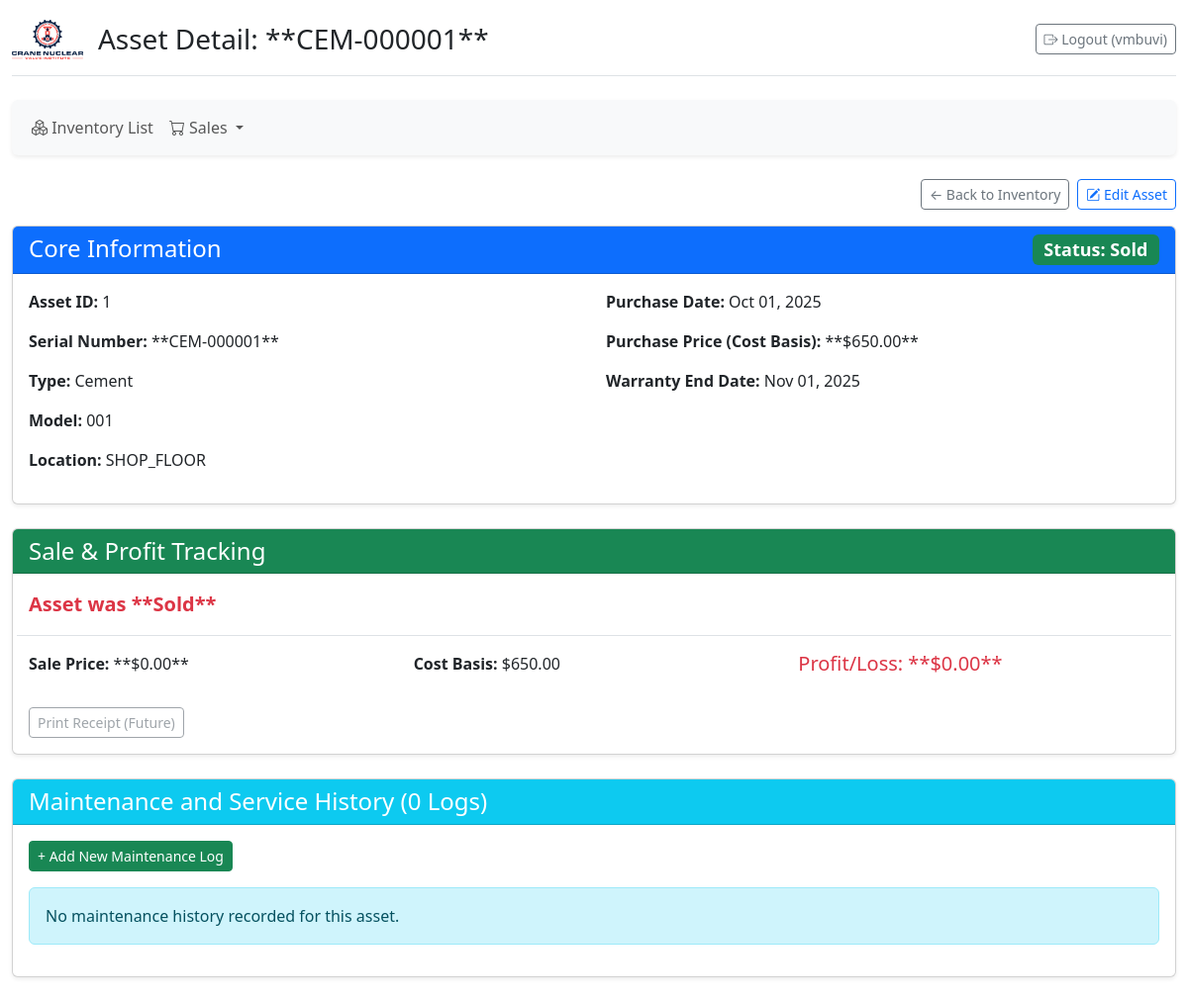
/asset/1/ (signed in), run on an earlier commit of the app's database.
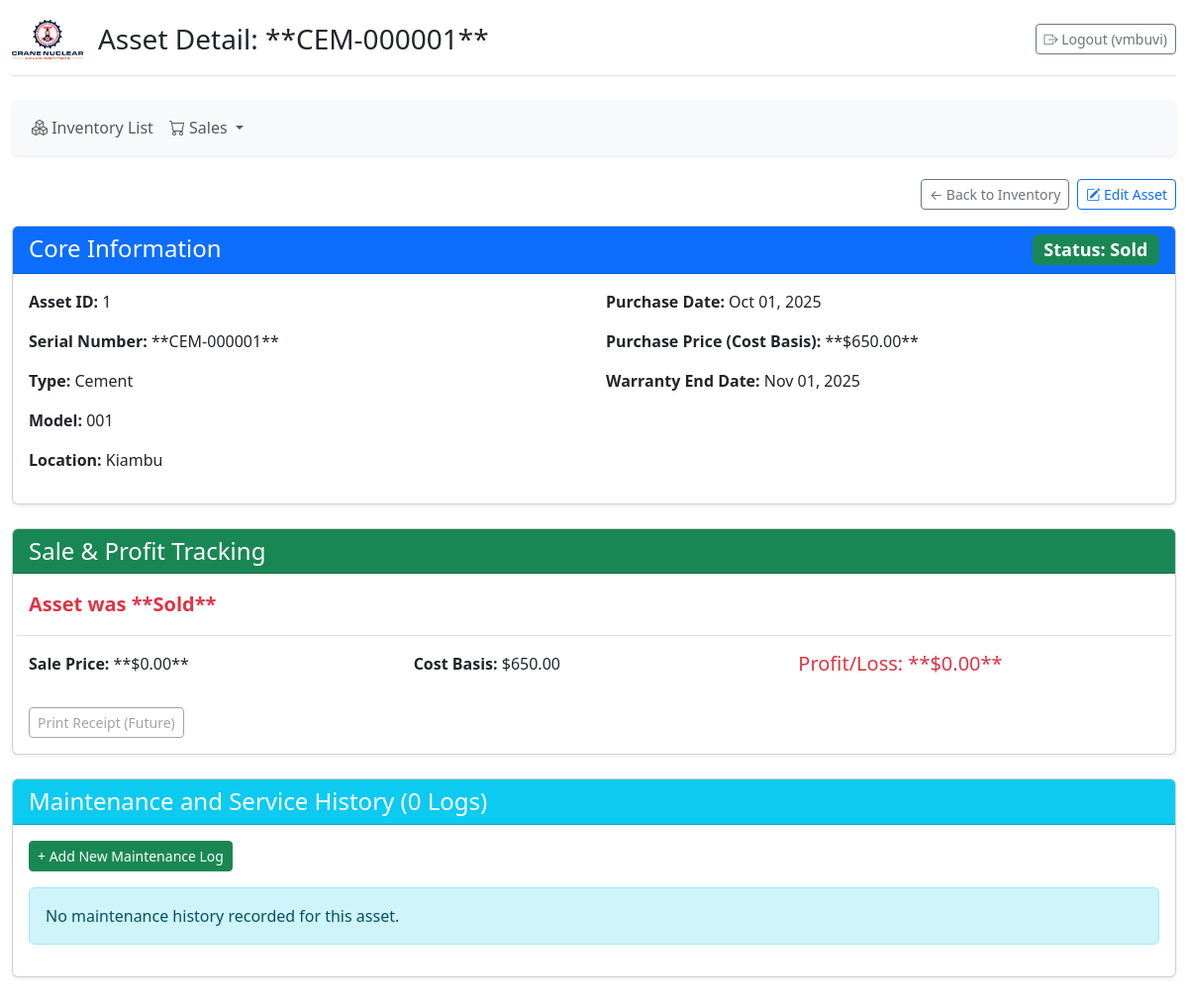
And on a later commit of the database.
### inventory/models.py (models this page shows, shortened)
class HardwareAsset(models.Model):
    LOCATION_CHOICES = (
        ('GITHURAI_45', 'Githurai 45'),
        ('KIRIGITI', 'Kirigiti'),
        ('KIAMBU', 'Kiambu'),
    )
    STATUS_CHOICES = [
        ('IN_STOCK', 'In Stock'),
        ('PENDING_SALE', 'Pending Sale'),
        ('SOLD', 'Sold'),
        ('SCRAPPED', 'Scrapped'),
    ]
    asset_type = models.ForeignKey(AssetType, on_delete=models.PROTECT)
    model_number = models.CharField(max_length=100)
    serial_number = models.CharField(max_length=100, unique=True, null=True, blank=True)
    purchase_price = models.DecimalField(max_digits=10, decimal_places=2)
    purchase_date = models.DateField(auto_now_add=True)
    location = models.CharField(max_length=20, choices=LOCATION_CHOICES, default='KIRIGITI')
    status = models.CharField(max_length=20, choices=STATUS_CHOICES, default='IN_STOCK')
    warranty_end_date = models.DateField(null=True, blank=True)
    sale_record = models.ForeignKey(
        'SaleRecord', # Assuming SaleRecord is defined in this file (or importable)
        on_delete=models.SET_NULL,
        null=True,
        blank=True,
        related_name='sold_assets'
    )
    mixed_sale = models.ForeignKey(
        'MixedSale', # <-- Links to the correct model instance
        on_delete=models.SET_NULL,
        null=True,
        blank=True,
        related_name='mixed_sale_assets' # Use a different related_name
    )
    individual_sale_price = models.DecimalField(
        max_digits=10,
        decimal_places=2,
        null=True,
        blank=True
    )
    @property
    def sale_price(self):
        if self.status == 'SOLD' and self.individual_sale_price is not None:
            return self.individual_sale_price
        return None
    @property
    def profit_loss(self):
        if self.sale_price is not None:
            return self.sale_price - self.purchase_price
        return None
    class Meta:
        pass

class AssetType(models.Model):
    name = models.CharField(max_length=50, unique=True)
    prefix = models.CharField(max_length=10, unique=True, default='AS') # <--- ADD THIS FIELD
    image = models.ImageField(upload_to='asset_type_images/',
                              null=True,
                              blank=True)

### inventory/views.py (the view)
# urls.py: path('asset/<int:asset_pk>/', views.asset_detail_view, name='asset_detail'),
@login_required
def asset_detail_view(request, asset_pk):
    asset = get_object_or_404(Asset, pk=asset_pk)
    sale_record = asset.sale_record
    maintenance_logs = MaintenanceLog.objects.filter(asset=asset).order_by('-log_date')
    log_form = MaintenanceLogForm(initial={'asset': asset.pk})
    context = {
        **get_base_context(request),
        'asset': asset,
        'sale_record': sale_record, # SaleRecord instance or None
        'maintenance_logs': maintenance_logs,
        'log_form': log_form,       # MaintenanceLogForm instance
    }
    return render(request, 'inventory/asset_detail.html', context)

### inventory/views.py (called while the page is built)
@login_required
def get_base_context(request=None):
    context = {
        'SHOP_NAME': 'Nuclear General Hardware',
        'SHOP_LOGO_URL': 'nuclear-logo.png',
    }
    if request:
        mixed_sale_assets = request.session.get('mixed_sale_assets', [])
        context['mixed_sale_count'] = len(mixed_sale_assets)
        context['ALL_ASSET_TYPES'] = AssetType.objects.all().order_by('name')
        context['STATUS_CHOICES'] = Asset.STATUS_CHOICES
        context['LOCATIONS'] = Asset.LOCATION_CHOICES
    return context

### inventory/templates/inventory/asset_detail.html (shortened to what the changed rows need)
{% extends "base.html" %}
{% load static %}
{% load crispy_forms_tags %}
{% block header_title %}Asset Detail: **{{ asset.serial_number }}**{% endblock %}
{% block content %}
    <div class="card shadow-sm mb-4">
        <div class="card-header bg-primary text-white">
            <h4 class="mb-0">Core Information
                <span class="badge bg-{% if asset.status == 'IN_STOCK' %}info{% elif asset.status == 'PENDING_SALE' %}warning{% elif asset.status == 'SOLD' %}success{% else %}danger{% endif %} float-end">
                    Status: {{ asset.get_status_display }}
                </span>
            </h4>
        </div>
        <div class="card-body">
            <div class="row">
                <div class="col-md-6">
                    <p><strong>Asset ID:</strong> {{ asset.pk }}</p>
                    <p><strong>Serial Number:</strong> **{{ asset.serial_number }}**</p>
                    <p><strong>Type:</strong> {{ asset.asset_type.name }}</p>
                    <p><strong>Model:</strong> {{ asset.model_number }}</p>
                    <p><strong>Location:</strong> {{ asset.get_location_display }}</p>
                </div>
                <div class="col-md-6">
                    <p><strong>Purchase Date:</strong> {{ asset.purchase_date|date:"M d, Y" }}</p>
                    <p><strong>Purchase Price (Cost Basis):</strong> **${{ asset.purchase_price|floatformat:2 }}**</p>
                    <p><strong>Warranty End Date:</strong> {{ asset.warranty_end_date|default:"N/A"|date:"M d, Y" }}</p>
                </div>
            </div>
        </div>
    </div>
    <div class="card shadow-sm mb-4">
    <div class="card-body">
    {% if asset.status == 'SOLD' or asset.status == 'SCRAPPED' %}
        <p class="text-{% if asset.profit_loss and asset.profit_loss >= 0 %}success{% else %}danger{% endif %} fw-bold fs-5">
            Asset was **{{ asset.get_status_display }}**
        </p>
        <div class="row border-top pt-3">
            <div class="col-md-4">
                <p><strong>Sale Price:</strong> **${{ asset.sale_price|default:'0.00'|floatformat:2 }}**</p>
            </div>
            <div class="col-md-4">
                <p><strong>Cost Basis:</strong> ${{ asset.purchase_price|floatformat:2 }}</p>
            </div>
            <div class="col-md-4">
                <h5 class="mt-0 text-{% if asset.profit_loss and asset.profit_loss >= 0 %}success{% else %}danger{% endif %}">
                    Profit/Loss: **${{ asset.profit_loss|default:'0.00'|floatformat:2 }}**
                </h5>
            </div>
        </div>
        <button class="btn btn-outline-secondary btn-sm mt-3" disabled>Print Receipt (Future)</button>
    {% elif asset.status == 'PENDING_SALE' %}
        <div class="alert alert-warning">
            <p class="mb-2"><strong>Sale Pending:</strong> Ready for finalization.</p>
            <button class="btn btn-success" disabled>FINALISE SALE (Form Required)</button>
        </div>
    {% else %}
        <p>Asset Status: **{{ asset.get_status_display }}** (No sale record found or status is ambiguous).</p>
    {% endif %}
    </div>
</div>
{% endblock content %}

What changed in the data, as far as the page shows it:
changed HardwareAsset "CEM-000001": location "SHOP_FLOOR" → "Kiambu"
